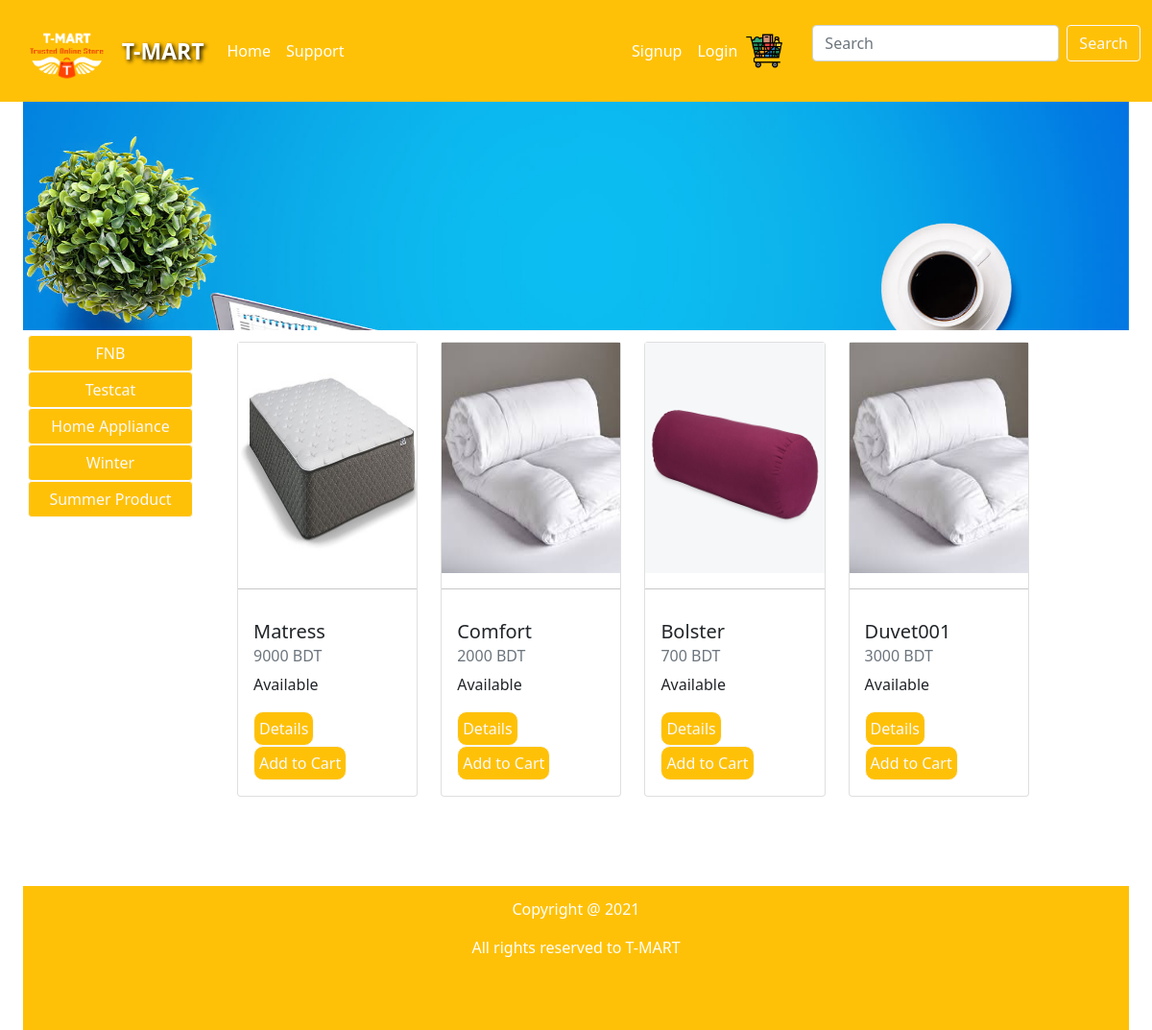
Page /fnb on the committed database.
### product/models.py (models this page shows, shortened)
class SliderImage(models.Model):
	image = models.ImageField(null=True, blank=True)
	title = models.CharField(max_length=30)

class Category(models.Model):
	name = models.CharField(max_length=50, null=False, blank=False)
	slug = models.SlugField(unique=True, default='slug')
	def get_absolute_url(self):
		return reverse('product_by_category', args=[self.slug])

class ProductImage(models.Model):
	product = models.ForeignKey(Product, on_delete=models.CASCADE)
	category = models.ForeignKey(Category, on_delete=models.CASCADE, null=True)
	image = models.ImageField(null=True, blank=True)
	feature = models.BooleanField(default=False)
	updated = models.DateTimeField(auto_now_add=False, auto_now=True)
	thumbnail = models.BooleanField(default=False)

class Product(models.Model):
	name = models.CharField(max_length=50, null=False, blank=False)
	product_code = models.CharField(max_length=50)
	category = models.ForeignKey(Category, on_delete=models.CASCADE, null=True, blank=True)
	brand = models.ForeignKey(Brand, on_delete=models.CASCADE)
	gender = models.ForeignKey(Gender, on_delete=models.CASCADE)
	description = models.CharField(max_length=1000)
	price = models.PositiveIntegerField(default=0)
	currency = models.CharField(max_length=20)
	discount = models.IntegerField(default=0)
	color = models.CharField(max_length=20, null=True, blank=True)
	size = models.CharField(max_length=20, null=True, blank=True)
	condition = models.CharField(max_length=20, null=True, blank=True)
	model = models.CharField(max_length=30, null=True, blank=True)
	is_available = models.CharField(max_length=20, null=True, blank=True)
	rating = models.PositiveIntegerField(validators=[MinValueValidator(1), MaxValueValidator(5)])
	timestamp = models.DateTimeField(auto_now_add=True, auto_now=False)
	updated = models.DateTimeField(auto_now_add=False, auto_now=True)
	active = models.BooleanField(default=True)

### product/views.py (the view)
# urls.py: path('<slug:category_slug>',productCategory, name="product_by_category"),
def productCategory(request, category_slug=None):
	category = None
	category_list = Category.objects.all()
	product_img = ProductImage.objects.all()
	products = Product.objects.all()
	sliderImg = SliderImage.objects.all()
	if category_slug:
		category = get_object_or_404(Category, slug=category_slug)
		product_img = product_img.filter(category=category)
		page = request.GET.get('page', 1)
		paginator = Paginator(product_img, 13)
		try:
			products = paginator.page(page)
		except PageNotAnInteger:
			products = paginator.page(1)
		except EmptyPage:
			products = paginator.page(paginator.num_pages)
		context = {'category':category, 'category_list':category_list, 'products':products,
			'sliderImg': sliderImg,
			'category_list':category_list,}
	return render(request, 'product/homePage.html', context)

### product/templates/product/homePage.html (shortened to what this page needs)
{% extends 'product/base.html' %}
{% load static %}
	{% block content %}
	<div id="carouselExampleSlidesOnly" class="carousel slide" data-bs-ride="carousel">
	  <div class="carousel-inner" style="height: 40%;">
	    {% for photo in sliderImg %}
	  	 <div class="carousel-item {% if forloop.first %} active {% endif %}">
	      <img src="{{photo.image.url }}" class="d-block w-100" alt="...">
	     </div>
        {%endfor%}
      </div>
	</div>
	<div class="content">
		<div class="row">
			<div class="col-sm-2 margin_left_right">
				{% for cat in category_list %}
				<a class="btn btn-warning btn-outline-light cat_btn" href="{{cat.get_absolute_url}}" class="cat_list">{{cat.name}}</a> <br>
				{% endfor %}
			</div>
			<div class="col">
				{% if category %}
				{% for x in products %}
				{% if x.feature %}
					<div class="card" style="width: 20%; margin:12px; float: left;">
						<a href="{% url 'productDetails' x.product.id %}">
						  <img src="{{x.image.url}}"  alt="Product Image" style="width:100%; height: 240px;">
						</a>
						  <hr>
						  <div class="card-body">
						    <h5 class="card-title">{{x.product.name}}</h5>
						    <h6 class="card-subtitle mb-2 text-muted">{{x.product.price}} {{x.product.currency}} </h6>
						    <p class="card-text">  {{x.product.is_available}}</p>
						    <a href="{% url 'productDetails' x.product.id %}" class="btn btn-warning btn-outline-light btn_generic_style">Details</a>
							<a href="{% url 'add-to-cart' x.product.id %}" class="btn btn-warning btn-outline-light btn_generic_style">Add to Cart</a>
						  </div>
					</div>
				{% endif  %}
				{% endfor %}
			   {% endif %}
			</div>
		</div>
	{% endblock %}

### product/templates/product/homePage.html (style rules this page uses)
.btn_generic_style { padding: 5px; border-radius: 10px; }
.margin_left_right { margin: 5px; margin-right: 10px; }
.cat_btn { width: 100%; }

### rows in the picture
SliderImage: image (picture)
Category: name "FNB"
Category: name "Testcat"
Category: name "Home Appliance"
Category: name "Winter"
Category: name "Summer Product"
ProductImage: image (picture), product.name "Matress", product.price "9000", product.currency "BDT", product.is_available "Available"
ProductImage: image (picture), product.name "Comfort", product.price "2000", product.currency "BDT", product.is_available "Available"
ProductImage: image (picture), product.name "Bolster", product.price "700", product.currency "BDT", product.is_available "Available"
ProductImage: image (picture), product.name "Duvet001", product.price "3000", product.currency "BDT", product.is_available "Available"
